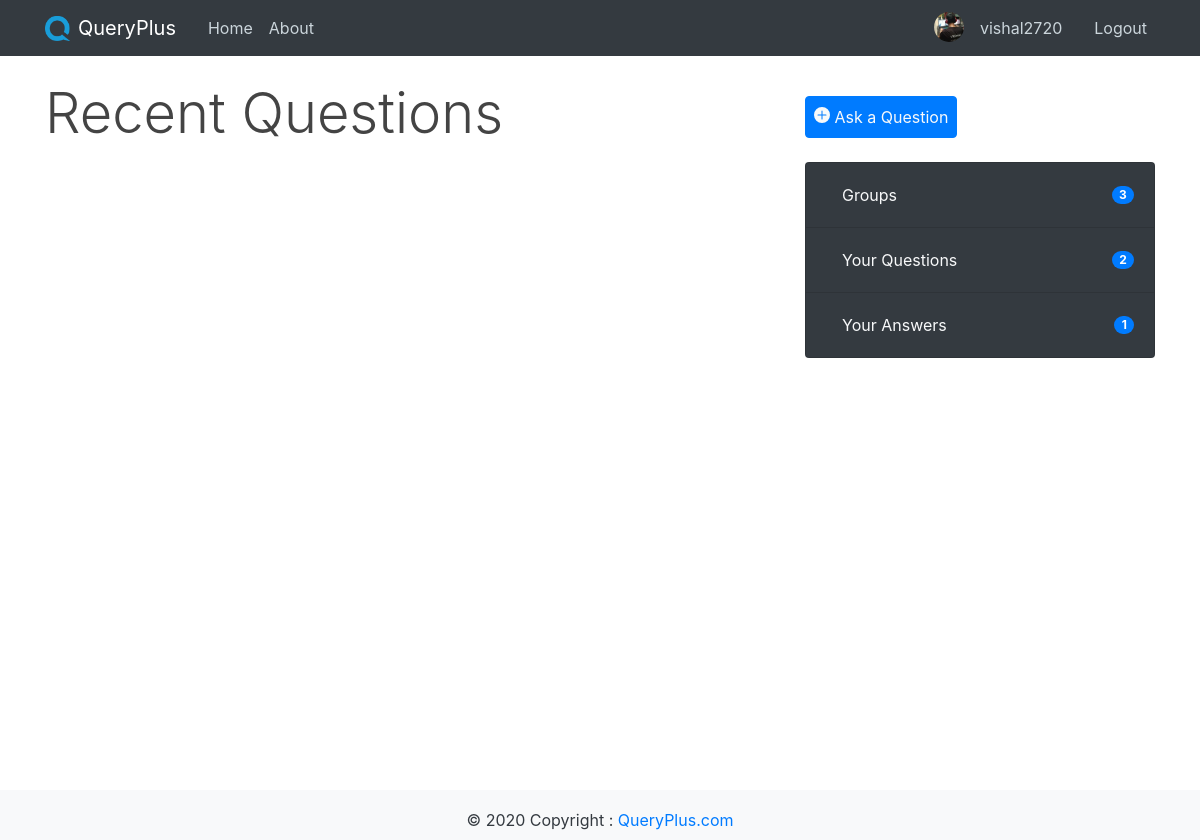
Page / (signed in) on the earlier database version.
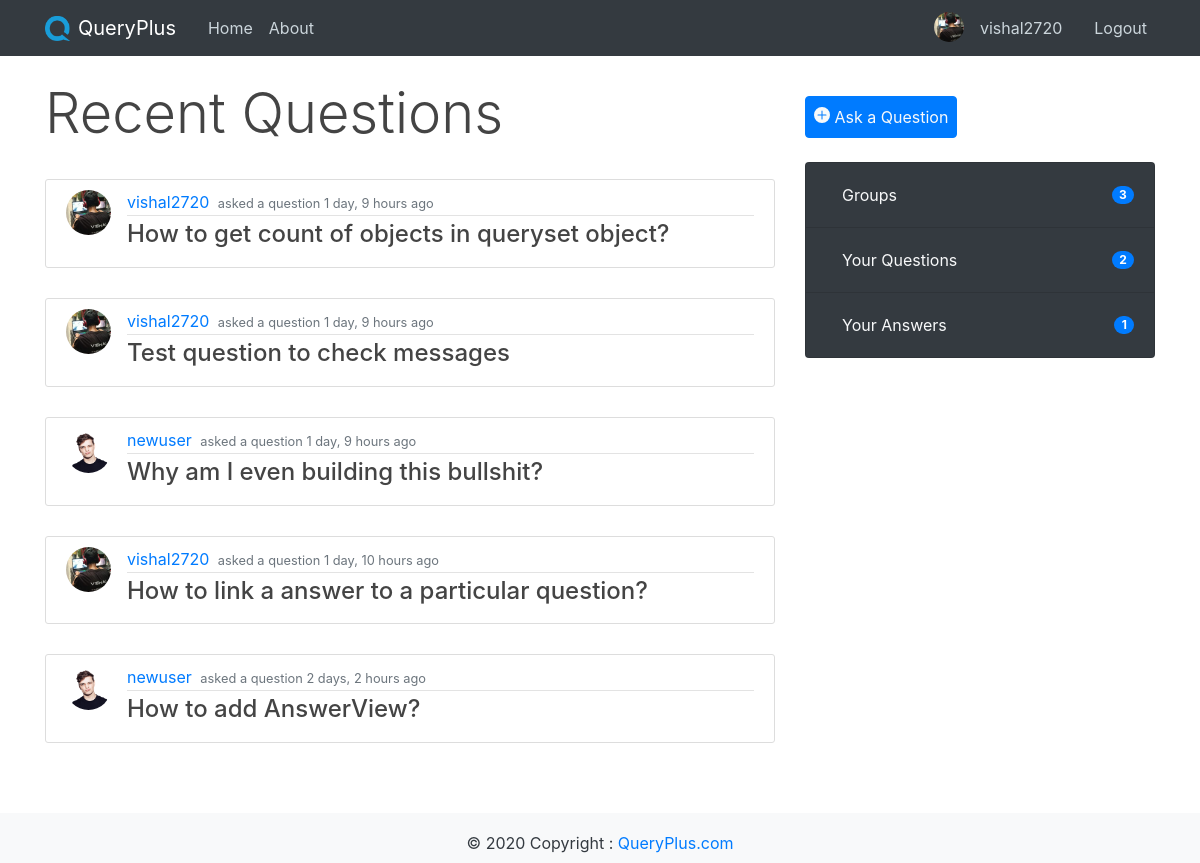
Same page on the later database version.
### main_app/models.py (models this page shows, shortened)
class Profile(models.Model):
    user = models.OneToOneField(User, on_delete=models.CASCADE)
    image = models.ImageField(default='default.jpg',upload_to='profile_pics')

class Question(models.Model):
    question = RichTextField()
    date_posted = models.DateTimeField(auto_now_add=True)
    author = models.ForeignKey(User, on_delete=models.CASCADE)

### main_app/views.py (the view)
# urls.py: path('', QuestionListView.as_view(), name='home'),
class QuestionListView(ListView):
    model = Question
    template_name = 'main_app/home.html'
    context_object_name = 'questions'
    ordering = ['-date_posted']
    paginate_by = 5

### main_app/templates/main_app/home.html (shortened to what this page needs)
{% extends "main_app/base.html" %}
{% load static %}
{% block content %}
  {% if user.is_authenticated %}
  <h4 class="display-4">Recent Questions</h4>
  <br>
    {% for q in questions %}
      <article class="media content-section">
          <img class="rounded-circle article-img" src="{{ q.author.profile.image.url }}" alt="">
          <div class="media-body">
          <div class="article-metadata">
              <a class="mr-1" href="">{{ q.author }}</a>
              <small class="text-muted">asked a question {{ q.date_posted|timesince }} ago</small>
          </div>
            <h4><a class="article-title" href="{% url 'question-detail' q.id %}">{{ q.question|safe }}</a></h4>
          </div>
      </article>
    {% endfor %}
  {% endif %}
{% endblock content %}

### main_app/templates/main_app/base.html (shortened to what this page needs)
{% load static %}
<!DOCTYPE html>
<html>
<head>
    <link rel="stylesheet" href="https://maxcdn.bootstrapcdn.com/bootstrap/4.0.0/css/bootstrap.min.css">
    <link rel="stylesheet" type="text/css" href="{% static 'main_app/main.css' %}">
    <link rel="stylesheet" type="text/css" href="{% static 'main_app/footer.css' %}">
</head>
<body>
    <header class="site-header">
      <nav class="navbar navbar-expand-md navbar-dark bg-steel fixed-top">
        <div class="container">
          <img src="{% static 'main_app/logo.png' %}" width="25" height="25" class="d-inline-block align-top" alt="">
          <a class="navbar-brand mr-4 ml-2" href="{% url 'home' %}">QueryPlus</a>
          <div class="collapse navbar-collapse" id="navbarToggle">
            <div class="navbar-nav mr-auto">
              <a class="nav-item nav-link" href="{% url 'home' %}">Home</a>
              <a class="nav-item nav-link" href="#">About</a>
            </div>
             <div class="navbar-nav">
              {% if user.is_authenticated %}
              <div class="row mr-3 ml-1">
                <img class="rounded-circle mt-1" height=30 width=30 src="{{ user.profile.image.url }}">
                <a class="nav-item nav-link ml-2" href="{% url 'profile' %}">{{ user.username }}</a>
              </div>
                <a class="nav-item nav-link" href="{% url 'logout' %}">Logout</a>
              {% else %}
                <a class="nav-item nav-link" href="{% url 'login' %}">Login</a>
                <a class="nav-item nav-link" href="{% url 'register' %}">Register</a>
              {% endif %}
          </div>
        </div>
      </nav>
    </header>
    <main role="main" class="container">
      <div class="row">
        <div class="col-md-8">
          {% block content %}
          {% endblock %}
        </div>
        {% if user.is_authenticated %}
        <div class="col-md-4">
          <a class="btn btn-primary p-2 mt-3 mb-4 text-light" href="{% url 'question-create' %}">
            <svg class="bi bi-plus-circle-fill" width="1em" height="1em" viewBox="0 0 16 16" fill="currentColor" xmlns="http://www.w3.org/2000/svg">
              <path fill-rule="evenodd" d="M16 8A8 8 0 1 1 0 8a8 8 0 0 1 16 0zM8.5 4a.5.5 0 0 0-1 0v3.5H4a.5.5 0 0 0 0 1h3.5V12a.5.5 0 0 0 1 0V8.5H12a.5.5 0 0 0 0-1H8.5V4z"/>
            </svg>
          Ask a Question</a>
          <ul class="list-group bg-light mb-4">
            <li class="list-group-item d-flex justify-content-between align-items-center bg-dark">
              <a class="nav-item nav-link text-light" href="#">Groups</a>
              <span class="badge badge-primary badge-pill">3</span>
            </li>
            <li class="list-group-item d-flex justify-content-between align-items-center bg-dark">
              <a class="nav-item nav-link text-light" href="#">Your Questions</a>
              <span class="badge badge-primary badge-pill">2</span>
            </li>
            <li class="list-group-item d-flex justify-content-between align-items-center bg-dark">
              <a class="nav-item nav-link text-light" href="#">Your Answers</a>
              <span class="badge badge-primary badge-pill">1</span>
            </li>
          </ul>
        </div>
        {% endif %}
      </div>
    </main>
    <footer class="footer">
        <div class="bg-light text-center" style="width: 100%;" >
          <span class="text-dark">© 2020 Copyright : </span>
          <a class="text-primary" href="">QueryPlus.com</a>
        </div>
      </footer>
</body>
</html>

### main_app/static/main_app/main.css (style rules this page uses)
body { background: white; color: #333333; margin-top: 5rem; margin-bottom: 60px; }
h1, h2, h3, h4, h5, h6 { color: #444444; }
ul { margin: 0; }
.bg-steel { background-color: #343a40 }
.site-header .navbar-nav .nav-link { color: #cbd5db; }
.content-section { background: #ffffff; padding: 10px 20px; border: 1px solid #dddddd; border-radius: 3px; margin-bottom: 30px; }
.article-title { color: #444444; }
.article-img { height: 45px; width: 45px; margin-right: 16px; }
.article-metadata { padding-bottom: 1px; margin-bottom: 4px; border-bottom: 1px solid #e3e3e3 }

### main_app/static/main_app/footer.css (style rules this page uses)
html { position: relative; min-height: 100%; }
body { margin-bottom: 50px; }
.footer { position: absolute; bottom: 0; width: 100%; height: 50px; line-height: 60px; background-color: white; }

Differences in the rows shown:
added Question: author.profile.image (picture), author "vishal2720", date_posted "1 day, 9 hours", question "How to get count of objects in queryset object?"
added Question: author.profile.image (picture), author "vishal2720", date_posted "1 day, 9 hours", question "Test question to check messages"
added Question: author.profile.image (picture), author "newuser", date_posted "1 day, 9 hours", question "Why am I even building this bullshit?"
added Question: author.profile.image (picture), author "vishal2720", date_posted "1 day, 10 hours", question "How to link a answer to a particular question?"
added Question: author.profile.image (picture), author "newuser", date_posted "2 days, 2 hours", question "How to add AnswerView?"
